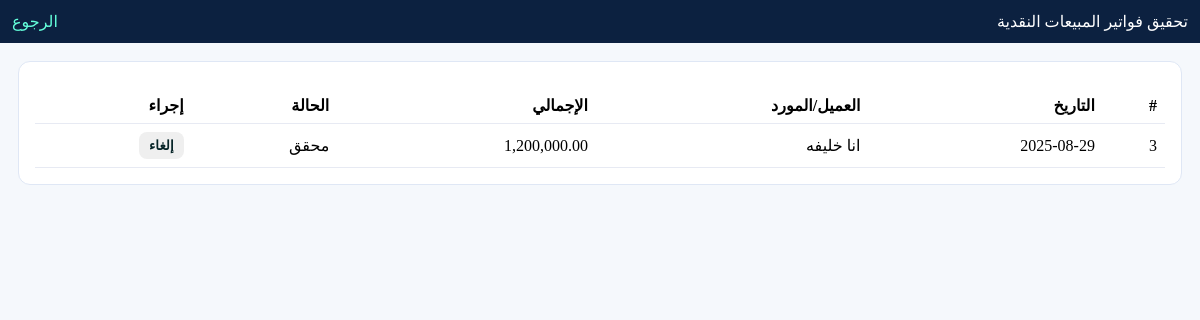
The app's page /cash_sales_reconcile.php (signed in) with its own data.
### tables this page shows
CREATE TABLE `sales_invoices` (
  `id` int(11) NOT NULL,
  `customer_id` int(11) DEFAULT NULL,
  `note` varchar(255) DEFAULT NULL,
  `invoice_date` date NOT NULL,
  `supplier_id` int(11) DEFAULT NULL,
  `customer_name` varchar(150) DEFAULT NULL,
  `total_amount` decimal(14,2) NOT NULL DEFAULT 0.00,
  `reconciled` tinyint(1) NOT NULL DEFAULT 0,
  `total` decimal(14,2) NOT NULL DEFAULT 0.00,
  `posted` tinyint(1) NOT NULL DEFAULT 0,
  `created_by` int(11) DEFAULT NULL,
  `created_at` timestamp NOT NULL DEFAULT current_timestamp()
);

CREATE TABLE `suppliers` (
  `id` int(11) NOT NULL,
  `name` varchar(100) NOT NULL,
  `phone` varchar(30) DEFAULT NULL,
  `email` varchar(100) DEFAULT NULL,
  `address` varchar(255) DEFAULT NULL,
  `opening_balance` decimal(14,2) NOT NULL DEFAULT 0.00,
  `created_at` timestamp NOT NULL DEFAULT current_timestamp()
);

### cash_sales_reconcile.php (the view, shortened to what this page needs)
<?php
$pdo=db();
$pdo->exec("CREATE TABLE IF NOT EXISTS sales_invoices(
  id INT AUTO_INCREMENT PRIMARY KEY,
  invoice_date DATE NOT NULL,
  supplier_id INT NOT NULL,
  note VARCHAR(255) NULL,
  total_amount DECIMAL(14,2) NOT NULL DEFAULT 0.00,
  reconciled TINYINT(1) NOT NULL DEFAULT 0,
  created_at TIMESTAMP DEFAULT CURRENT_TIMESTAMP
) ENGINE=InnoDB DEFAULT CHARSET=utf8mb4;");
$list=$pdo->query("SELECT si.id,si.invoice_date,si.total_amount,si.reconciled,s.name supplier FROM sales_invoices si JOIN suppliers s ON s.id=si.supplier_id ORDER BY si.id DESC LIMIT 100")->fetchAll();
?>
<!doctype html><html lang="ar" dir="rtl"><head><meta charset="utf-8"><meta name="viewport" content="width=device-width,initial-scale=1"><title>تحقيق فواتير المبيعات النقدية - موردن</title>
</head><body>
<div class="header"><div>تحقيق فواتير المبيعات النقدية</div><nav><a href="./dashboard.php">الرجوع</a></nav></div>
<div class="wrap">
  <div class="card">
    <table><thead><tr><th>#</th><th>التاريخ</th><th>العميل/المورد</th><th>الإجمالي</th><th>الحالة</th><th>إجراء</th></tr></thead><tbody>
      <?php if(!$list):?><tr><td colspan="6">لا توجد فواتير</td></tr><?php else: foreach($list as $r):?>
        <tr>
          <td><?=$r['id']?></td><td><?=$r['invoice_date']?></td><td><?=htmlspecialchars($r['supplier'])?></td>
          <td><?=number_format($r['total_amount'],2)?></td><td><?=$r['reconciled']?'محقق':'غير محقق'?></td>
          <td>
            <form method="post" style="display:inline-block">
              <button class="btn" type="submit"><?=$r['reconciled']?'إلغاء':'تحقيق'?></button>
            </form>
          </td>
        </tr>
      <?php endforeach; endif;?>
    </tbody></table>
  </div>
</div>
</body></html>

### cash_sales_reconcile.php (style rules this page uses)
body { margin:0;font-family:Tahoma;background:#f5f8fc }
.header { display:flex;justify-content:space-between;align-items:center;background:#0c2140;color:#fff;padding:12px }
a { color:#64ffda;text-decoration:none }
.wrap { padding:18px }
.card { background:#fff;border:1px solid #dfe7f5;border-radius:12px;padding:16px }
table { width:100%;border-collapse:collapse;margin-top:10px }
th,td { border-bottom:1px solid #e7eaf3;padding:8px;text-align:right }
.btn { border:0;border-radius:8px;padding:6px 10px;background:#13c2ب3;color:#062427;font-weight:700;cursor:pointer }

### records on screen
sales_invoices: id "3", invoice_date "2025-08-29", supplier.name "انا خليفه", total_amount "1,200,000.00", reconciled "محقق"
